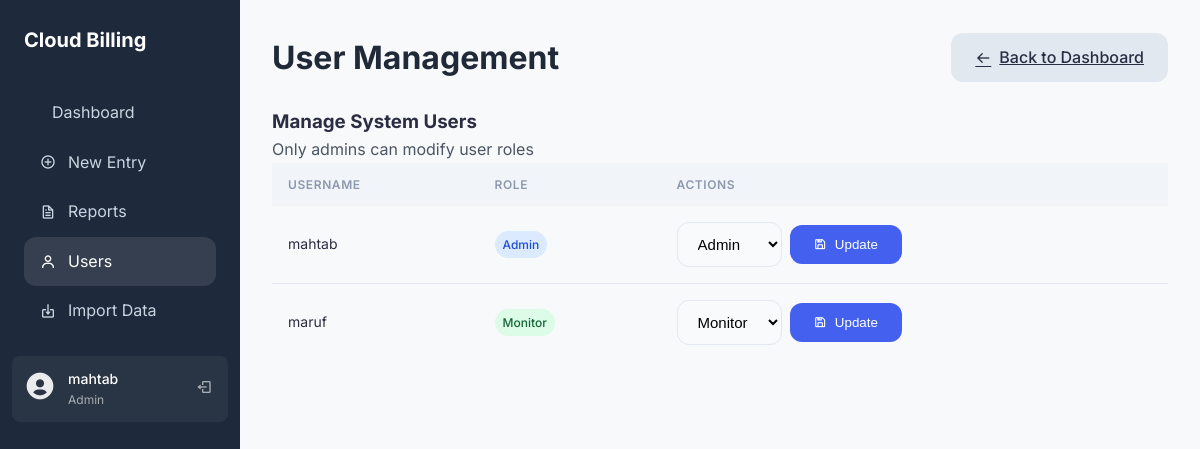
The app's page /users (signed in) with its own data.
### tables this page shows
CREATE TABLE users (
                id INTEGER PRIMARY KEY AUTOINCREMENT,
                username TEXT UNIQUE NOT NULL,
                password TEXT NOT NULL,
                role TEXT NOT NULL
            );

### app.py (the view)
@app.route('/users', methods=['GET', 'POST'])
def users():
    if 'user_id' not in session or session.get('role') != 'admin':
        flash('Access denied - Admin only', 'error')
        return redirect('/dashboard')
    db = get_db()
    if request.method == 'POST':
        user_id = request.form['user_id']
        new_role = request.form['role']
        db.execute("UPDATE users SET role = ? WHERE id = ?", (new_role, user_id))
        db.commit()
        flash('User role updated.')
    users = db.execute("SELECT id, username, role FROM users").fetchall()
    return render_template('users.html', users=users)

### app.py (called while the page is built)
def get_db():
    if 'db' not in g:
        g.db = sqlite3.connect(DATABASE)
    return g.db

@app.before_request
def check_role():
    restricted_routes = ['/entry', '/edit', '/delete', '/users']
    if any(request.path.startswith(route) for route in restricted_routes):
        if session.get('role') != 'admin':
            flash('Access denied - Admin only', 'error')
            return redirect('/dashboard')

### templates/users.html (shortened to what this page needs)
{% extends "layout.html" %}
{% block heading %}User Management{% endblock %}
{% block actions %}
<a href="{{ url_for('dashboard') }}" class="btn btn-secondary">
    <i class='bx bx-arrow-back'></i> Back to Dashboard
</a>
{% endblock %}
{% block content %}
<div class="bg-white rounded-lg shadow overflow-hidden">
    <div class="p-4 border-b">
        <h3 class="font-semibold text-lg">Manage System Users</h3>
        <p class="text-sm text-gray-600">Only admins can modify user roles</p>
    </div>
    <div class="overflow-x-auto">
        <table class="table">
            <thead>
                <tr>
                    <th>Username</th>
                    <th>Role</th>
                    <th>Actions</th>
                </tr>
            </thead>
            <tbody>
                {% for user in users %}
                <tr>
                    <td>{{ user[1] }}</td>
                    <td>
                        <span class="badge {% if user[2] == 'admin' %}badge-admin{% else %}badge-monitor{% endif %}">
                            {{ user[2]|capitalize }}
                        </span>
                    </td>
                    <td>
                        <form method="post" action="{{ url_for('users') }}" class="flex items-center gap-2">
                            <select name="role" class="form-control text-sm py-1 px-2 w-auto">
                                <option value="admin" {% if user[2] == 'admin' %}selected{% endif %}>Admin</option>
                                <option value="monitor" {% if user[2] == 'monitor' %}selected{% endif %}>Monitor</option>
                            </select>
                            <button type="submit" class="btn btn-primary text-sm py-1 px-3">
                                <i class='bx bx-save'></i> Update
                            </button>
                        </form>
                    </td>
                </tr>
                {% endfor %}
            </tbody>
        </table>
    </div>
</div>
{% endblock %}

### templates/layout.html (shortened to what this page needs)
<!DOCTYPE html>
<html lang="en">
<head>
    <link rel="stylesheet" href="{{ url_for('static', filename='style.css') }}">
    <link href="https://unpkg.com/boxicons@2.1.4/css/boxicons.min.css" rel="stylesheet">
    <link rel="stylesheet" href="https://cdn.jsdelivr.net/npm/flatpickr/dist/flatpickr.min.css">
</head>
<body>
    <div class="layout-container">
        <aside class="sidebar">
            <div class="sidebar-header">
                <h2 class="text-xl font-bold text-white">Cloud Billing</h2>
            </div>
<nav class="nav-menu">
    <a href="{{ url_for('dashboard') }}" class="nav-link {% if request.path == url_for('dashboard') %}active{% endif %}">
        <span class="nav-text">Dashboard</span>
    </a>
    {% if session.role == 'admin' %}
    <a href="{{ url_for('entry') }}" class="nav-link {% if request.path == url_for('entry') %}active{% endif %}">
        <i class='bx bx-plus-circle'></i>
        <span class="nav-text">New Entry</span>
    </a>
    {% endif %}
    <a href="{{ url_for('report') }}" class="nav-link {% if request.path == url_for('report') %}active{% endif %}">
        <i class='bx bx-file'></i>
        <span class="nav-text">Reports</span>
    </a>
    {% if session.role == 'admin' %}
    <a href="{{ url_for('users') }}" class="nav-link {% if request.path == url_for('users') %}active{% endif %}">
        <i class='bx bx-user'></i>
        <span class="nav-text">Users</span>
    </a>
    {% endif %}
    {% if session.role == 'admin' %}
<a href="{{ url_for('import_excel') }}" class="nav-link {% if request.path == url_for('import_excel') %}active{% endif %}">
    <i class='bx bx-import'></i>
    <span class="nav-text">Import Data</span>
</a>
{% endif %}
</nav>
<div class="mt-auto">
  <div class="user-panel">
    <div class="user-avatar">
      <i class='bx bxs-user-circle'></i>
    </div>
    <div class="user-info">
      <span class="username">{{ session.username }}</span>
      <span class="user-role">{{ session.role|capitalize }}</span>
    </div>
    <a href="{{ url_for('logout') }}" class="logout-btn" title="Logout">
      <i class='bx bx-log-out'></i>
    </a>
  </div>
</div>
        </aside>
        <main class="main-content">
            <div class="flex justify-between items-center mb-6">
                <h1 class="text-2xl font-bold text-gray-800">{% block heading %}{% endblock %}</h1>
                {% block actions %}{% endblock %}
            </div>
            {% block content %}{% endblock %}
        </main>
    </div>
</body>
</html>

### static/style.css (style rules this page uses)
:root { --primary: #4361ee; --primary-dark: #3a56d4; --secondary: #3f37c9; --text: #2b2d42; --text-light: #8d99ae; --background: #f8f9fa; --white: #ffffff; --error: #ef233c; --success: #4cc9f0; --border-radius: 12px; --shadow: 0 10px 15px -3px rgba(0, 0, 0, 0.1), 0 4px 6px -2px rgba(0, 0, 0, 0.05); }
* { margin: 0; padding: 0; box-sizing: border-box; }
body { font-family: 'Inter', -apple-system, BlinkMacSystemFont, sans-serif; background-color: var(--background); color: var(--text); line-height: 1.6; min-height: 100vh; display: flex; flex-direction: column; }
.layout-container { display: flex; min-height: 100vh; }
.sidebar { width: 240px; background: #1e293b; color: white; padding: 1.5rem; position: fixed; height: 100vh; transition: all 0.3s; }
.main-content { margin-left: 240px; flex: 1; padding: 2rem; }
.nav-menu { margin-top: 2rem; }
.nav-link { display: flex; align-items: center; gap: 0.75rem; padding: 0.75rem 1rem; border-radius: var(--border-radius); color: #cbd5e1; text-decoration: none; transition: all 0.2s; }
.nav-link:hover, .nav-link.active { background: rgba(255, 255, 255, 0.1); color: white; }
.form-group input, .form-group select, .form-control { padding: 0.75rem 1rem; border: 1px solid #e2e8f0; border-radius: var(--border-radius); font-size: 0.9375rem; transition: all 0.2s; background-color: #f8fafc; }
.btn { padding: 0.75rem 1.5rem; border-radius: var(--border-radius); font-weight: 500; cursor: pointer; transition: all 0.2s; display: inline-flex; align-items: center; gap: 0.5rem; }
.btn-primary { background: var(--primary); color: white; border: none; }
.btn-secondary { background: #e2e8f0; color: var(--text); border: none; }
.table { width: 100%; border-collapse: collapse; }
.table th { background: #f1f5f9; color: var(--text-light); font-weight: 600; text-align: left; padding: 0.75rem 1rem; font-size: 0.75rem; text-transform: uppercase; letter-spacing: 0.05em; }
.table td { padding: 1rem; border-bottom: 1px solid #e2e8f0; font-size: 0.875rem; }
.table tr:last-child td { border-bottom: none; }
.badge { display: inline-block; padding: 0.25rem 0.5rem; border-radius: 9999px; font-size: 0.75rem; font-weight: 500; }
.badge-admin { background: #dbeafe; color: #1d4ed8; }
.badge-monitor { background: #dcfce7; color: #166534; }
.flex { display: flex; }
.items-center { align-items: center; }
.justify-between { justify-content: space-between; }
.mb-6 { margin-bottom: 1.5rem; }
.text-xl { font-size: 1.25rem; }
.font-bold { font-weight: 700; }
.text-gray-800 { color: #1f2937; }
.text-gray-600 { color: #4b5563; }
.gap-2 { gap: 0.5rem; }
.user-panel { display: flex; align-items: center; gap: 12px; padding: 12px; margin: 20px -12px -12px; border-radius: 8px; background: rgba(255, 255, 255, 0.05); transition: all 0.3s ease; }
.user-avatar i { font-size: 32px; color: rgba(255, 255, 255, 0.9); }
.user-info { flex: 1; overflow: hidden; }
.username { font-size: 0.875rem; font-weight: 500; color: white; display: block; }
.user-role { font-size: 0.75rem; color: rgba(255, 255, 255, 0.6); display: block; }
.logout-btn { color: rgba(255, 255, 255, 0.6); padding: 4px; border-radius: 4px; transition: all 0.2s; }

### records on screen
users: username "mahtab", role "Admin"
users: username "maruf", role "Monitor"
